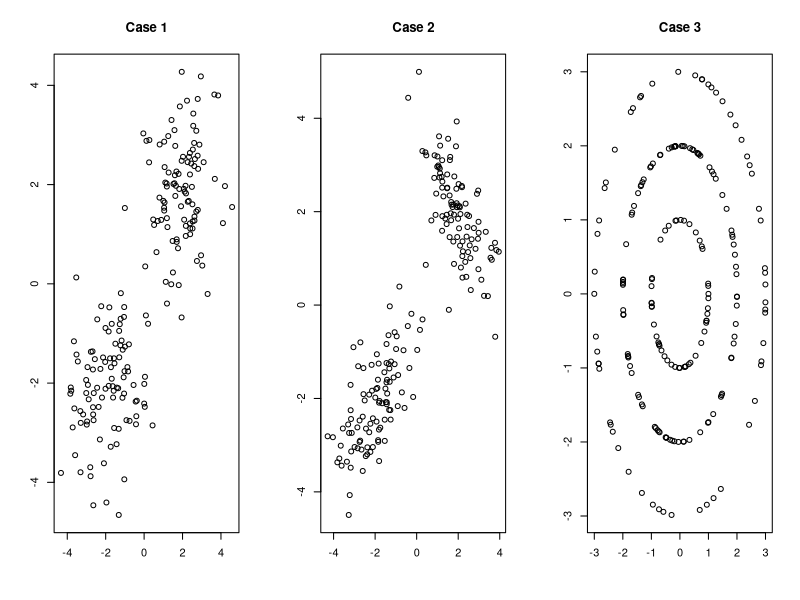

Here is the R script that generated this plot:
## ---- chunk 1
set.seed(185)
library("MASS")
N <- 200
rho <- 3/4
data1 <- matrix(rnorm(N*2, mean = -2), nrow = N) + matrix((runif(N) < 0.5),nrow = N) %*% matrix(c(4,4),nrow = 1)
data2 <- rbind(mvrnorm(N/2, mu = c(-2,-2), Sigma = matrix(c(1,rho,rho,1),nrow = 2)),
               mvrnorm(N/2, mu = c(2,2), Sigma = matrix(c(1,-rho,-rho,1),nrow = 2)))
data3 <- matrix(rnorm(N*2), nrow = N)
data3 <- diag(1 + (runif(N) < 0.5) + (runif(N) < 0.5)) %*% diag(1/sqrt(diag(data3 %*% t(data3)))) %*% data3
par(mfrow = c(1,3))
plot(data1, xlab = '', ylab = '', main = "Case 1")
plot(data2, xlab = '', ylab = '', main = "Case 2")
plot(data3, xlab = '', ylab = '', main = "Case 3")
